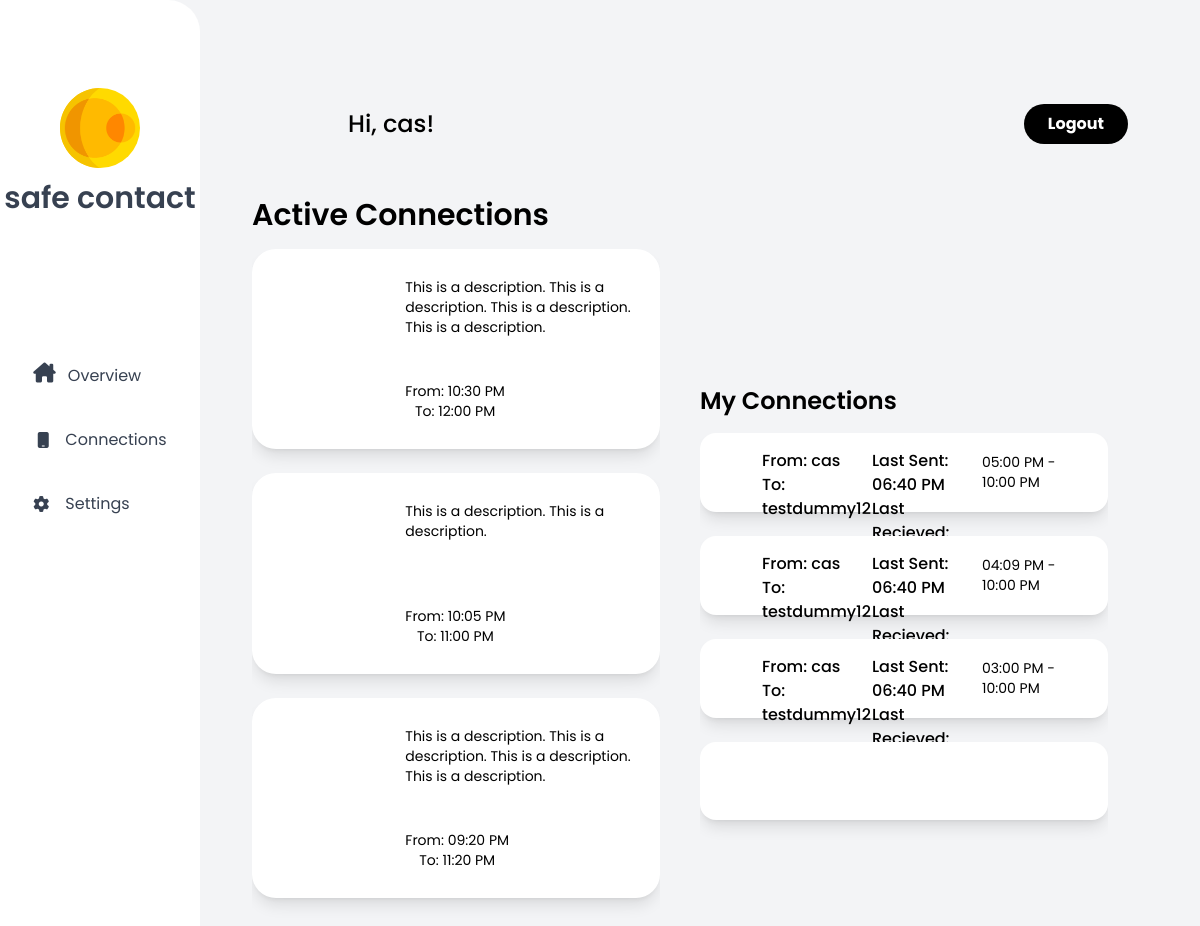
Screenshot of / (signed in) with the database file from the repository.
### client/models.py (models this page shows)
class User(db.Model, UserMixin):
    id = db.Column(db.Integer, primary_key=True)
    country_code = db.Column(db.String(10), unique=False)
    phone_number = db.Column(db.String(20), unique=True, nullable=False)
    password = db.Column(db.String(150), nullable=False)
    username = db.Column(db.String(150), unique=True)

class Connection(db.Model):
    __tablename__ = "connection"
    id = db.Column(db.Integer, primary_key=True)
    last_text = db.Column(db.DateTime) # last text sent to user
    last_recieved = db.Column(db.DateTime) # last text user sent to us
    interval = db.Column(db.Integer)
    start_time = db.Column(db.DateTime)
    end_time = db.Column(db.DateTime)
    location_tracking = db.Column(db.Boolean)
    text_contents = db.Column(db.String(300))
    admin_id = db.Column(db.Integer)
    admin_username = db.Column(db.String(150))
    contact_id = db.Column(db.Integer)
    contact_username = db.Column(db.String(150))

### client/routes.py (the view)
@routes.route('/', methods=['GET', 'POST'])
def home():
    users = User.query.all()
    connects = Connection.query.order_by(Connection.start_time.desc())
    text = Text.query.order_by(Text.time_sent.desc()) # connection.texts
    return render_template('home.html', user=current_user, users=users, connects=connects, text=text)

### client/templates/home.html (shortened to what this page needs)
{% extends "base_home.html"%} {% block content %}
<div class="flex flex-col w-full h-full p-5">
  <div class="upperhalf w-full h-40 flex flex-row justify-between items-center px-5">
    <div class="flex flex-row gap-3 items-center">
      <div class="rounded-full w-16 h-16 rgb-baby-r"></div>
      <div class="text-black text-2xl font-medium">Hi, <span>{{current_user.username}}</span>!</div>
    </div>
    <button class="bg-black hover:bg-gray-500 text-white font-bold py-2 px-6 rounded-full">
      <a href="/logout" class=" flex justify-left items-center w-full">
        Logout
      </a>
    </button>
  </div>
  <div class="bottomhalf flex flex-row w-full h-full ">
    <div class="left flex flex-col justify-start h-full w-1/2 mr-10">
      <div class="w-full font-semibold text-3xl text-black mb-4">
        Active Connections
      </div>
      <div class="h-[670px] w-full grid grid-cols-1 overflow-auto justify-between gap-y-6 scroll scrollbar">
        {% for connect in connects %}
        {% if connect.admin_id == current_user.id %}
        <div class="home-card w-full h-[200.52px] bg-white shadow-lg p-4 rounded-3xl">
          <div class="home-card-content w-full h-full flex flex-row">
            <div class="lhs w-1/3 rgb-baby h-full rounded-[2rem]"></div>
            <div class="rhs w-2/3 h-full flex flex-col justify-between p-3">
              <div class="w-full block">
                <div class="location text-sm text-black break-words">
                  {{ connect.text_contents }}
                </div>
              </div>
              <div class="w-full flex flex-row justify-between">
                <div class="name text-sm text-black justify-center items-center flex flex-col">
                  <div>From: {{ connect.start_time.strftime('%I:%M %p') }}</div>
                  <div>To: {{ connect.end_time.strftime('%I:%M %p') }}</div>
                </div>
              </div>
            </div>
          </div>
        </div>
        {% endif %}
        {% endfor %}
      </div>
    </div>
    <div class="left flex flex-col justify-start h-[752.43px] w-1/2 mr-10">
      <div class="h-1/4">
      </div>
      <div class="bottomhalf h-3/4 w-full overflow-hidden">
        <div class="w-full font-semibold text-2xl text-black mb-4">
          My Connections
        </div>
        <div
          class="h-[490.15px] w-full grid grid-cols-1 grid-rows-5 justify-start gap-y-6 overflow-auto scroll scrollbar">
          {% for connect in connects %}
          {% if connect.contact_id == current_user.id %}
          <div class="home-card w-full h-[78.83px] bg-white shadow-lg p-4 rounded-2xl">
            <div class="home-card-content w-full h-full flex flex-row">
              <div class="lhs w-1/12 rgb-baby h-full rounded-[2rem]"></div>
              <div class="rhs w-11/12 h-full flex flex-row justify-between ml-4">
                <div class="w-full block">
                  <div class="name text-md text-black font-medium">
                    From: {{ connect.contact_username }}
                  </div>
                  <div class="location text-md text-black font-medium">
                    To: {{ connect.admin_username }}
                  </div>
                </div>
                <div class="w-full block">
                  <div class="name text-md text-black font-medium">
                    Last Sent: {{ connect.last_text.strftime('%I:%M %p') }}
                  </div>
                  <div class="location text-md text-black font-medium">
                    Last Recieved: {{ connect.last_recieved.strftime('%I:%M %p') }}
                  </div>
                </div>
                <div class="w-full flex flex-row justify-between">
                  <div class="name text-sm text-black justify-center items-center  flex flex-row ">
                    <div>{{ connect.start_time.strftime('%I:%M %p') }} - {{ connect.end_time.strftime('%I:%M %p') }}
                    </div>
                  </div>
                </div>
              </div>
            </div>
          </div>
          {% endif %}
          {% endfor %}
          <div class="home-card w-full h-[78.83px] bg-white shadow-lg p-4 rounded-2xl">
            <div class="home-card-content w-full h-full flex flex-row">
              <div class="lhs w-1/6 rgb-baby h-full rounded-[2rem]"></div>
              <div class="rhs w-5/6 h-full flex flex-row justify-between ml-4">
                <div class="w-full block">
                </div>
                <div class="w-full block">
                </div>
                <div class="w-full flex flex-row justify-between">
                </div>
              </div>
            </div>
          </div>
        </div>
      </div>
    </div>
  </div>
</div>
{% endblock %}

### client/templates/base_home.html (shortened to what this page needs)
<html lang="en">
<head>
    <link rel="stylesheet" href="{{ url_for('static', filename='css/output.css') }}" />
    <link rel="stylesheet" href="{{ url_for('static', filename='styles.css') }}" />
    <link rel="stylesheet" href="https://stackpath.bootstrapcdn.com/font-awesome/4.7.0/css/font-awesome.min.css"
 />
    <link rel="stylesheet" href="../static/font-awesome.min.css">
</head>
<body class="bg-gray-100">
    <div class="bg-gray-100 w-screen h-screen flex flex-row justify-start shadow-xl overflow-hidden">
        <div
            class="bg-white w-1/6 h-full py-10 flex flex-col justify-start items-center rounded-r-[2rem] overflow-hidden">
            <div class="flex flex-col justify-center items-center mb-32">
                <div class="flex justify-left items-left mt-12">
                    <div class="h-20 w-20 mb-2">
                        <img src="{{ url_for('static', filename='logo.svg') }}" alt="logo" />
                    </div>
                </div>
                <div class="font-semibold text-3xl text-gray-700 mt-1">
                    safe contact
                </div>
            </div>
            <aside class="flex flex-col items-center text-gray-700 w-full ">
                <ul class="text-bold text-gr w-ful">
                    <li class="hover:bg-gray-100 w-full flex flex-row">
                        <i class="fa-solid fa-house-chimney fa-lg h-4 mt-7 fa-flip"
                            style="--fa-animation-duration: 5s;"></i>
                        <a href="." class="ml-3 h-16 flex justify-left items-center w-full focus:text-gra">
                            Overview
                        </a>
                    </li>
                    <li class="hover:bg-gray-100 w-full flex flex-row">
                        <i class="fa-solid fa-mobile h-4 mt-6 ml-1 fa-shake" style="--fa-animation-duration: 5s;"></i>
                        <a href="/connection" class="ml-4 h-16 flex justify-left items-center w-full
  					focus:text-gray-600">
                            Connections
                        </a>
                    </li>
                    <li class="hover:bg-gray-100 w-full flex flex-row ">
                        <i class="fa-solid fa-gear fa-spin h-4 mt-6"></i>
                        <a href="/settings" class="ml-4 h-16 flex justify-left items-center w-full
  					focus:text-gray-600">
                            Settings
                        </a>
                    </li>
                </ul>
            </aside>
        </div>
        <div class="flex flex-col w-5/6 bg-gray-100 h-full p-8">
            {% block content %} {% endblock %}
        </div>
    </div>
</body>
</html>

### client/static/styles.css (style rules this page uses)
* { font-family: "Poppins", sans-serif; }
.rgb-baby { animation: rgb-anim 10s infinite; }
.rgb-baby-r { animation: rgb-anim 20s infinite reverse; }
.scroll { overflow-y: overlay; }

### rows the page displays
User: username "cas"
Connection: text_contents "This is a description. This is a description. This is a description. This is a description.", start_time "10:30 PM", end_time "12:00 PM"
Connection: text_contents "This is a description. This is a description.", start_time "10:05 PM", end_time "11:00 PM"
Connection: text_contents "This is a description. This is a description. This is a description. This is a description.", start_time "09:20 PM", end_time "11:20 PM"
Connection: contact_username "cas", admin_username "testdummy12", last_text "06:40 PM", start_time "05:00 PM", end_time "10:00 PM"
Connection: contact_username "cas", admin_username "testdummy12", last_text "06:40 PM", start_time "04:09 PM", end_time "10:00 PM"
Connection: contact_username "cas", admin_username "testdummy12", last_text "06:40 PM", start_time "03:00 PM", end_time "10:00 PM"
